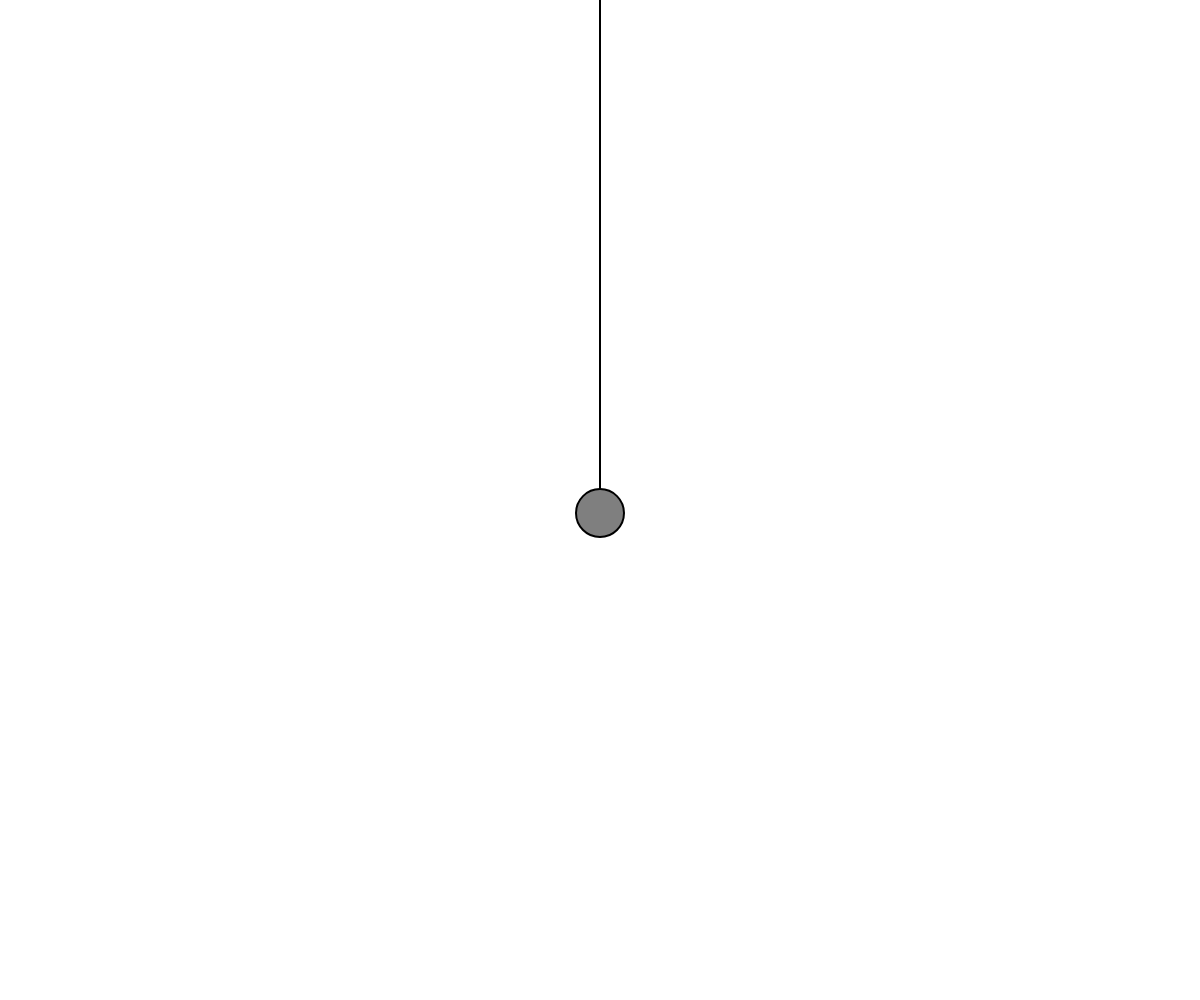
Frame 1 (no input)
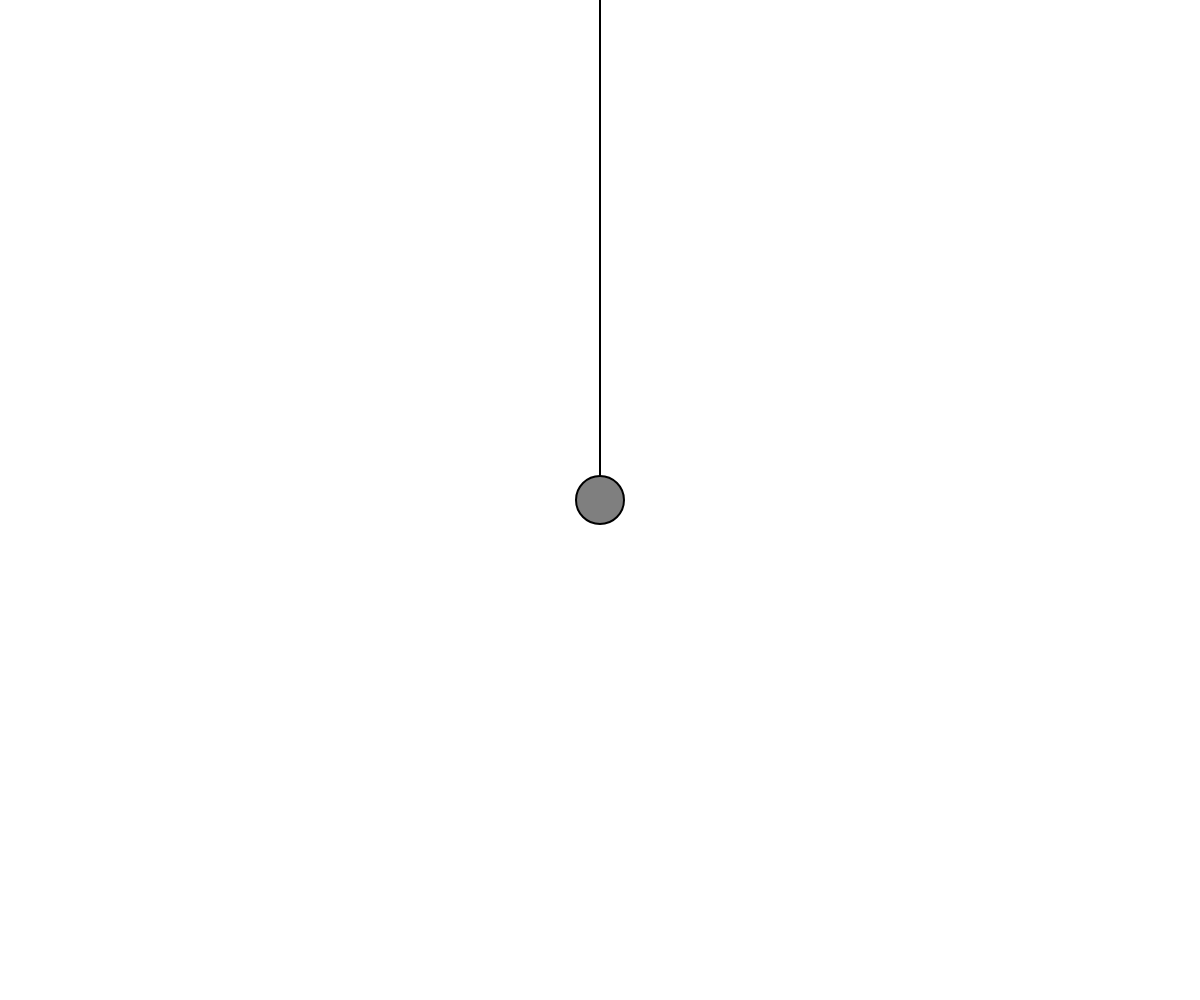
Frame 60 (no input)
Frame 120 (the mouse pressed at the canvas centre since frame 60): identical to frame 60, image omitted

The p5.js sketch that drew these frames (run headless with seeded random() and noise() and a simulated clock; from frame 60 on, the mouse is pressed at the canvas centre):

// p5.js sketch
// ── sketch.js
let period = 120; // Période d'oscillation
let amplitude; // Amplitude de l'oscillation
let y; // Position verticale du poids

function setup() {
  createCanvas(windowWidth, windowHeight);
  amplitude = height / 4; // L’amplitude dépend de la hauteur de la fenêtre
}

function draw() {
  background(255);

  let time = frameCount % period; // Temps qui boucle avec la période
  let sinValue = sin(TWO_PI * time / period); // Valeur sinusoïdale

  // Utilisation de map() pour convertir le sinusoïde en position verticale
  y = map(sinValue, -1, 1, height / 4, height - height / 4);

  translate(width / 2, 0); // Déplacer le point de référence au centre en haut

  // Dessiner le ressort
  stroke(0);
  strokeWeight(2);
  line(0, 0, 0, y - 24);

  // Dessiner le poids suspendu
  fill(127);
  circle(0, y, 48);
}
